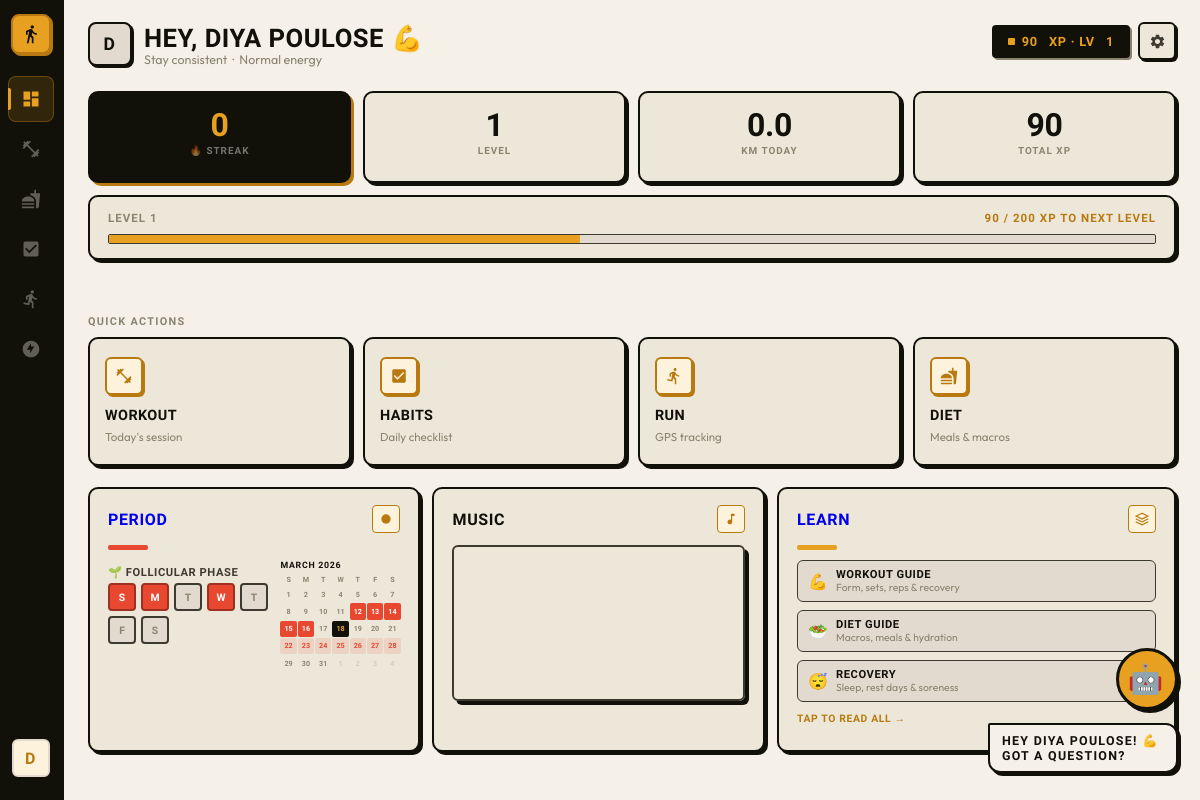
/dashboard (signed in), run on the app's committed database.
### tables this page shows
CREATE TABLE onboarding (
    id INTEGER PRIMARY KEY AUTOINCREMENT,
    user_id INTEGER,
    name TEXT,
    workout_place TEXT,
    intent TEXT,
    time_available TEXT,
    energy_level TEXT,
    FOREIGN KEY (user_id) REFERENCES users(id)
);

### app.py (the view)
@app.route("/dashboard")
def dashboard():
    if "user_id" not in session:
        return redirect("/")
    db = get_db()
    cursor = db.cursor()
    cursor.execute("""
        SELECT o.name, o.workout_place, o.intent, o.time_available, o.energy_level,
               p.age, p.gender, p.height_cm, p.weight_kg, p.activity_level, p.goal,
               p.steps_today, IFNULL(p.distance_today,0) as distance_today, IFNULL(p.xp,0) as xp, IFNULL(p.level,1) as level,
               IFNULL(p.streak,0) as streak,
               p.last_period_date, IFNULL(p.cycle_length,28) as cycle_length,
               IFNULL(p.period_length,5) as period_length,
               p.profile_pic
        FROM onboarding o LEFT JOIN profile p ON o.user_id=p.user_id
        WHERE o.user_id=?
    """, (session["user_id"],))
    user = cursor.fetchone()
    if not user:
        return redirect("/about")
    assistant_message = "You're on Level " + str(user["level"]) + " — keep pushing!"
    from datetime import date as dt_date, datetime as dt_datetime
    import calendar as cal_mod
    today = dt_date.today()
    cal_year  = today.year
    cal_month = today.month
    cal_month_name = today.strftime("%B %Y")
    last_period_date = user["last_period_date"]
    cycle_length     = user["cycle_length"] or 28
    period_length    = user["period_length"] or 5
    period_days_set  = set()
    fertile_days_set = set()
    if last_period_date:
        try:
            last = dt_datetime.strptime(last_period_date, "%Y-%m-%d").date()
            for offset in range(-2, 3):
                cycle_start = dt_date.fromordinal(last.toordinal() + offset * cycle_length)
                for d in range(period_length):
                    dd = dt_date.fromordinal(cycle_start.toordinal() + d)
                    if dd.year == cal_year and dd.month == cal_month:
                        period_days_set.add(dd.day)
                for d in range(10, 17):
                    dd = dt_date.fromordinal(cycle_start.toordinal() + d)
                    if dd.year == cal_year and dd.month == cal_month:
                        fertile_days_set.add(dd.day)
        except:
            pass
    first_weekday = cal_mod.monthrange(cal_year, cal_month)[0]  # Mon=0
    first_weekday = (first_weekday + 1) % 7  # convert to Sun=0
    days_in_month = cal_mod.monthrange(cal_year, cal_month)[1]
    prev_days = cal_mod.monthrange(cal_year, cal_month - 1 if cal_month > 1 else 12)[1]
    cal_cells = []
    for i in range(first_weekday):
        cal_cells.append({"day": prev_days - first_weekday + 1 + i, "cls": "mc-day other-month"})
    for d in range(1, days_in_month + 1):
        cls = "mc-day"
        if d == today.day:          cls += " today"
        elif d in period_days_set:  cls += " period"
        elif d in fertile_days_set: cls += " fertile"
        cal_cells.append({"day": d, "cls": cls})
    while len(cal_cells) % 7 != 0:
        cal_cells.append({"day": len(cal_cells) - days_in_month - first_weekday + 1, "cls": "mc-day other-month"})
    week_day_labels = ["S","M","T","W","T","F","S"]
    today_dow = today.weekday()
    today_dow = (today_dow + 1) % 7  # Sun=0
    week_start_ord = today.toordinal() - today_dow
    week_dots = []
    for i in range(7):
        day = dt_date.fromordinal(week_start_ord + i)
        cls = "wdot"
        if i == today_dow: cls += " on"
        elif day.month == cal_month and day.day in period_days_set: cls += " on"
        elif day.month == cal_month and day.day in fertile_days_set: cls += " mid"
        week_dots.append({"label": week_day_labels[i], "cls": cls})
    if last_period_date and period_days_set or fertile_days_set:
        try:
            last = dt_datetime.strptime(last_period_date, "%Y-%m-%d").date()
            days_since = (today - last).days % cycle_length
            if days_since < period_length:     phase_label = "🔴 Period phase"
            elif days_since < 13:              phase_label = "🌱 Follicular phase"
            elif days_since < 16:              phase_label = "✨ Ovulation window"
            else:                              phase_label = "🌙 Luteal phase"
        except:
            phase_label = "Cycle tracking active"
    else:
        phase_label = "Set up tracking →"
    return render_template("dashboard.html",
        assistant_message=assistant_message,
        cal_month_name=cal_month_name,
        cal_cells=cal_cells,
        week_dots=week_dots,
        phase_label=phase_label,
        **user)

### app.py (called while the page is built)
def get_db():
    conn = sqlite3.connect(DB_PATH)
    conn.row_factory = sqlite3.Row
    return conn

### templates/dashboard.html (shortened to what this page needs)
<!DOCTYPE html>
<html lang="en">
<head>
<link rel="stylesheet" href="{{ url_for('static', filename='css/style.css') }}">
</head>
<body>
<div class="bot-float">
  <label class="bot-avatar-lbl" for="bot-toggle">🤖</label>
  <label class="bot-nudge-lbl" for="bot-toggle">Hey {{ name or 'there' }}! 💪 Got a question?</label>
</div>
<div class="app-shell">
  <nav class="sidebar">
    <label class="sb-logo panel-open-lbl" for="panel-toggle">
      <svg viewBox="0 0 24 24"><path d="M13.5 5.5c1.1 0 2-.9 2-2s-.9-2-2-2-2 .9-2 2 .9 2 2 2zM9.8 8.9L7 23h2.1l1.8-8 2.1 2v6h2v-7.5l-2.1-2 .6-3C14.8 12 16.8 13 19 13v-2c-1.9 0-3.5-1-4.3-2.4l-1-1.6c-.4-.6-1-1-1.7-1-.3 0-.5.1-.8.1L6 8.3V13h2V9.6l1.8-.7z"/></svg>
    </label>
    <a href="/dashboard" class="sb-link active" title="Dashboard"><svg viewBox="0 0 24 24"><path d="M3 13h8V3H3v10zm0 8h8v-6H3v6zm10 0h8V11h-8v10zm0-18v6h8V3h-8z"/></svg></a>
    <a href="/workout" class="sb-link" title="Workout"><svg viewBox="0 0 24 24"><path d="M20.57 14.86L22 13.43 20.57 12 17 15.57 8.43 7 12 3.43 10.57 2 9.14 3.43 7.71 2 5.57 4.14 4.14 2.71 2.71 4.14l1.43 1.43L2 7.71l1.43 1.43L2 10.57 3.43 12 7 8.43 15.57 17 12 20.57 13.43 22l1.43-1.43L16.29 22l2.14-2.14 1.43 1.43 1.43-1.43-1.43-1.43L22 16.29z"/></svg></a>
    <a href="/diet" class="sb-link" title="Diet"><svg viewBox="0 0 24 24"><path d="M18.06 22.99h1.66c.84 0 1.53-.64 1.63-1.46L23 5.05h-5V1h-1.97v4.05h-4.97l.3 2.34c1.71.47 3.31 1.32 4.27 2.26 1.44 1.42 2.43 2.89 2.43 5.29v8.05zM1 21.99V21h15.03v.99c0 .55-.45 1-1.01 1H2.01c-.56 0-1.01-.45-1.01-1zm15.03-7c0-8-15.03-8-15.03 0h15.03zM1.02 17h15v2h-15z"/></svg></a>
    <a href="/checklist" class="sb-link" title="Habits"><svg viewBox="0 0 24 24"><path d="M19 3H5c-1.1 0-2 .9-2 2v14c0 1.1.9 2 2 2h14c1.1 0 2-.9 2-2V5c0-1.1-.9-2-2-2zm-9 14l-5-5 1.41-1.41L10 14.17l7.59-7.59L19 8l-9 9z"/></svg></a>
    <a href="/run" class="sb-link" title="Run"><svg viewBox="0 0 24 24"><path d="M13.49 5.48c1.1 0 2-.9 2-2s-.9-2-2-2-2 .9-2 2 .9 2 2 2zm-3.6 13.9l1-4.4 2.1 2v6h2v-7.5l-2.1-2 .6-3c1.3 1.5 3.3 2.5 5.5 2.5v-2c-1.9 0-3.5-1-4.3-2.4l-1-1.6c-.4-.6-1-1-1.7-1-.3 0-.5.1-.8.1l-5.2 2.2v4.7h2v-3.4l1.8-.7-1.6 8.1-4.9-1-.4 2 7 1.4z"/></svg></a>
    {% if gender and gender|lower == "female" %}
    <a href="/period" class="sb-link" title="Period"><svg viewBox="0 0 24 24"><path d="M12 2C6.48 2 2 6.48 2 12s4.48 10 10 10 10-4.48 10-10S17.52 2 12 2zm-1 15v-4H7l5-8v4h4l-5 8z"/></svg></a>
    {% endif %}
    <label class="sb-avatar panel-open-lbl" for="panel-toggle" title="Profile">
      {% if profile_pic %}<img src="{{ url_for('static', filename=profile_pic) }}" alt="profile">
      {% else %}{{ (name or 'U')[0]|upper }}{% endif %}
    </label>
  </nav>
  <div class="main-content">
    <div class="topbar">
      <div class="topbar-left" style="display:flex;align-items:center;gap:12px;">
        <label for="panel-toggle" class="panel-open-lbl" style="flex-shrink:0;width:44px;height:44px;border-radius:8px;border:2px solid var(--ink);background:var(--cream3);box-shadow:2px 2px 0 var(--ink);overflow:hidden;font-family:var(--font-display);font-size:1.1rem;font-weight:900;color:var(--ink);">
          {% if profile_pic %}<img src="{{ url_for('static', filename=profile_pic) }}" alt="profile" style="width:100%;height:100%;object-fit:cover;">
          {% else %}{{ (name or 'U')[0]|upper }}{% endif %}
        </label>
        <div>
          <h2 style="margin:0;">Hey, {{ name or 'Athlete' }} 💪</h2>
          <div class="sub">{{ intent or 'Stay consistent' }} &nbsp;·&nbsp; {{ energy_level or '' }} energy</div>
        </div>
      </div>
      <div class="topbar-right">
        <div class="xp-pill">
          <div class="xp-dot"></div>
          <span id="dash-xp">{{ xp or 0 }}</span>&nbsp;XP&nbsp;·&nbsp;Lv&nbsp;<span id="dash-level">{{ level or 1 }}</span>
        </div>
        <a href="/settings" class="icon-btn" title="Settings">
        </a>
      </div>
    </div>
    <div class="dash-grid">
      <div class="row-stats">
        <div class="stat-block accent"><span class="sv" id="dash-streak">{{ streak or 0 }}</span><span class="sl">🔥 Streak</span></div>
        <div class="stat-block"><span class="sv">{{ level or 1 }}</span><span class="sl">Level</span></div>
        <div class="stat-block"><span class="sv">{{ "{:.1f}".format(distance_today|float) if distance_today else "0.0" }}</span><span class="sl">KM Today</span></div>
        <div class="stat-block"><span class="sv">{{ xp or 0 }}</span><span class="sl">Total XP</span></div>
      </div>
      <div class="row-xp">
        <div class="xp-card">
          <div class="xp-top">
            <span>Level {{ level or 1 }}</span>
            <span id="xp-label">{{ (xp or 0) % 200 }} / 200 XP to next level</span>
          </div>
          <div class="xp-track">
            <div class="xp-fill" id="xp-bar" style="width:{{ [((xp or 0) % 200) / 200 * 100, 100]|min|int }}%"></div>
          </div>
        </div>
      </div>
      <div class="row-tiles">
        <div class="sec-lbl">Quick Actions</div>
        <div class="tiles-wrap">
          <a href="/workout" class="action-tile">
            <div class="tile-icon"><svg viewBox="0 0 24 24"><path d="M20.57 14.86L22 13.43 20.57 12 17 15.57 8.43 7 12 3.43 10.57 2 9.14 3.43 7.71 2 5.57 4.14 4.14 2.71 2.71 4.14l1.43 1.43L2 7.71l1.43 1.43L2 10.57 3.43 12 7 8.43 15.57 17 12 20.57 13.43 22l1.43-1.43L16.29 22l2.14-2.14 1.43 1.43 1.43-1.43-1.43-1.43L22 16.29z"/></svg></div>
            <h4>Workout</h4><p>Today's session</p>
          </a>
          <a href="/checklist" class="action-tile">
            <div class="tile-icon"><svg viewBox="0 0 24 24"><path d="M19 3H5c-1.1 0-2 .9-2 2v14c0 1.1.9 2 2 2h14c1.1 0 2-.9 2-2V5c0-1.1-.9-2-2-2zm-9 14l-5-5 1.41-1.41L10 14.17l7.59-7.59L19 8l-9 9z"/></svg></div>
            <h4>Habits</h4><p>Daily checklist</p>
          </a>
          <a href="/run" class="action-tile">
            <div class="tile-icon"><svg viewBox="0 0 24 24"><path d="M13.49 5.48c1.1 0 2-.9 2-2s-.9-2-2-2-2 .9-2 2 .9 2 2 2zm-3.6 13.9l1-4.4 2.1 2v6h2v-7.5l-2.1-2 .6-3c1.3 1.5 3.3 2.5 5.5 2.5v-2c-1.9 0-3.5-1-4.3-2.4l-1-1.6c-.4-.6-1-1-1.7-1-.3 0-.5.1-.8.1l-5.2 2.2v4.7h2v-3.4l1.8-.7-1.6 8.1-4.9-1-.4 2 7 1.4z"/></svg></div>
            <h4>Run</h4><p>GPS tracking</p>
          </a>
          <a href="/diet" class="action-tile">
            <div class="tile-icon"><svg viewBox="0 0 24 24"><path d="M18.06 22.99h1.66c.84 0 1.53-.64 1.63-1.46L23 5.05h-5V1h-1.97v4.05h-4.97l.3 2.34c1.71.47 3.31 1.32 4.27 2.26 1.44 1.42 2.43 2.89 2.43 5.29v8.05zM1 21.99V21h15.03v.99c0 .55-.45 1-1.01 1H2.01c-.56 0-1.01-.45-1.01-1zm15.03-7c0-8-15.03-8-15.03 0h15.03zM1.02 17h15v2h-15z"/></svg></div>
            <h4>Diet</h4><p>Meals &amp; macros</p>
          </a>
        </div>
      </div>
      <div class="row-bottom{% if not gender %} two-col{% endif %}">
        {% if gender and gender|lower == "female" %}
        <a href="/period" class="card-base" style="text-decoration:none;display:block;">
          <div class="card-head"><h4>Period</h4><div class="card-badge"><svg viewBox="0 0 24 24"><circle cx="12" cy="12" r="8"/></svg></div></div>
          <div class="period-bar"></div>
          <div class="period-inner">
            <div class="period-left">
              <div class="period-phase-label">{{ phase_label }}</div>
              <div class="week-dots">
                {% for dot in week_dots %}<div class="{{ dot.cls }}">{{ dot.label }}</div>{% endfor %}
              </div>
            </div>
            <div class="mini-cal">
              <div class="mini-cal-head"><span class="mini-cal-month">{{ cal_month_name }}</span></div>
              <div class="mini-cal-grid">
                {% for lbl in ["S","M","T","W","T","F","S"] %}<div class="mc-label">{{ lbl }}</div>{% endfor %}
                {% for cell in cal_cells %}<div class="{{ cell.cls }}">{{ cell.day }}</div>{% endfor %}
              </div>
            </div>
          </div>
        </a>
        {% endif %}
        <div class="card-base" style="display:flex;flex-direction:column;">
          <div class="card-head"><h4>Music</h4><div class="card-badge"><svg viewBox="0 0 24 24"><path d="M12 3v10.55c-.59-.34-1.27-.55-2-.55-2.21 0-4 1.79-4 4s1.79 4 4 4 4-1.79 4-4V7h4V3h-6z"/></svg></div></div>
          <div class="music-wrap">
            <iframe src="https://open.spotify.com/embed/playlist/37i9dQZF1DX70RN3TfWWJh" width="100%" height="152" frameborder="0" allow="autoplay; clipboard-write; encrypted-media; fullscreen; picture-in-picture" style="display:block;"></iframe>
          </div>
        </div>
        <a href="/learn" class="card-base" style="text-decoration:none;display:block;">
          <div class="card-head"><h4>Learn</h4><div class="card-badge"><svg viewBox="0 0 24 24"><path d="M12 2L2 7l10 5 10-5-10-5zM2 17l10 5 10-5M2 12l10 5 10-5" stroke="var(--amber-dk)" stroke-width="2" fill="none" stroke-linecap="round"/></svg></div></div>
          <div class="period-bar" style="background:var(--amber);"></div>
          <div style="display:flex;flex-direction:column;gap:8px;margin-top:4px;">
            <div style="display:flex;align-items:center;gap:8px;padding:7px 10px;background:var(--cream3);border:1.5px solid var(--ink3);border-radius:6px;">
              <span style="font-size:1rem;">💪</span>
              <div><div style="font-family:var(--font-display);font-size:0.7rem;font-weight:800;text-transform:uppercase;letter-spacing:0.05em;color:var(--ink);">Workout Guide</div><div style="font-size:0.65rem;color:var(--muted);">Form, sets, reps & recovery</div></div>
            </div>
            <div style="display:flex;align-items:center;gap:8px;padding:7px 10px;background:var(--cream3);border:1.5px solid var(--ink3);border-radius:6px;">
              <span style="font-size:1rem;">🥗</span>
              <div><div style="font-family:var(--font-display);font-size:0.7rem;font-weight:800;text-transform:uppercase;letter-spacing:0.05em;color:var(--ink);">Diet Guide</div><div style="font-size:0.65rem;color:var(--muted);">Macros, meals & hydration</div></div>
            </div>
            <div style="display:flex;align-items:center;gap:8px;padding:7px 10px;background:var(--cream3);border:1.5px solid var(--ink3);border-radius:6px;">
              <span style="font-size:1rem;">😴</span>
              <div><div style="font-family:var(--font-display);font-size:0.7rem;font-weight:800;text-transform:uppercase;letter-spacing:0.05em;color:var(--ink);">Recovery</div><div style="font-size:0.65rem;color:var(--muted);">Sleep, rest days & soreness</div></div>
            </div>
          </div>
          <div style="margin-top:10px;font-family:var(--font-display);font-size:0.65rem;font-weight:800;text-transform:uppercase;letter-spacing:0.06em;color:var(--amber-dk);">Tap to read all →</div>
        </a>
      </div>
    </div>
  </div>
</div>
</body>
</html>

### data on the page
onboarding: name "DIYA POULOSE", name "D", intent "Stay consistent", energy_level "Normal"

### other printed values
{{ xp or 0 }} "90"
{{ level or 1 }} "1"
{{ streak or 0 }} "0"
{{ "{:.1f}".format(distance_today|float) if distance_today else "0.0" }} "0.0"
{{ (xp or 0) % 200 }} "90"
{{ phase_label }} "🌱 FOLLICULAR PHASE"
{{ dot.label }} "S" "M" "T" "W" "T" "F" "S"
{{ lbl }} "S" "M" "T" "W" "T" "F" "S"
{{ cell.day }} "1" "2" "3" "4" "5" "6" "7" "8" "9" "10" "11" "12" "13" "14" "15" "16" "17" "18" "19" "20" "21" "22" "23" "24" "25" "26" "27" "28" "29" "30" "31" "1" "2" "3" "4"
